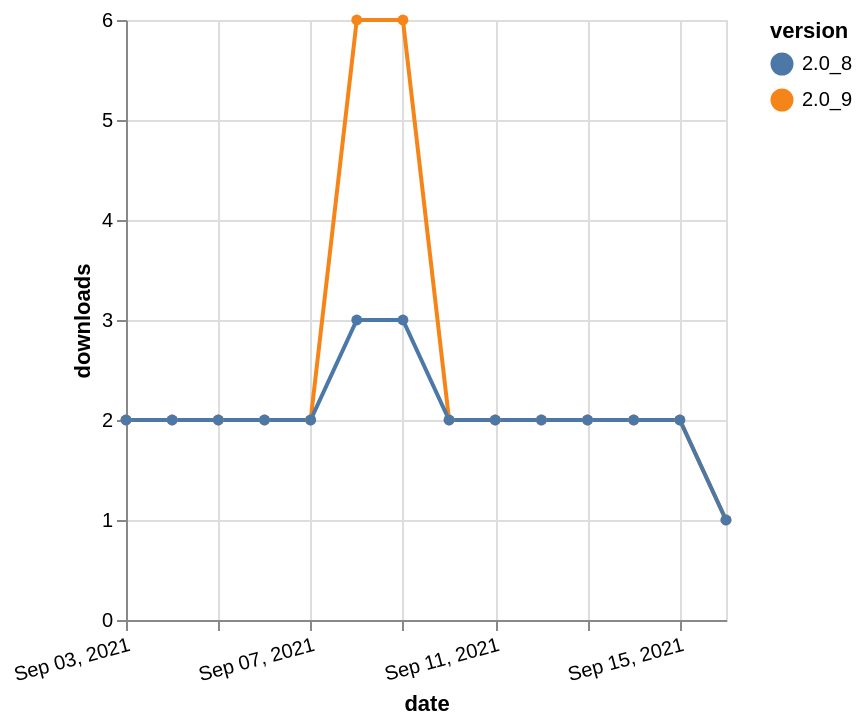

Vega-Lite specification stored for this chart:
### Vega-Lite specification from a JSON file in a GitHub repository (floating-point values rounded to 4 significant figures)
{"$schema": "https://vega.github.io/schema/vega-lite/v5.json", "description": "A simple bar chart with embedded data.", "data": {"values": [{"date": "2021-09-03", "total": 2719, "delta": 2, "version": "2.0_9"}, {"date": "2021-09-04", "total": 2721, "delta": 2, "version": "2.0_9"}, {"date": "2021-09-05", "total": 2723, "delta": 2, "version": "2.0_9"}, {"date": "2021-09-06", "total": 2725, "delta": 2, "version": "2.0_9"}, {"date": "2021-09-07", "total": 2727, "delta": 2, "version": "2.0_9"}, {"date": "2021-09-08", "total": 2733, "delta": 6, "version": "2.0_9"}, {"date": "2021-09-09", "total": 2739, "delta": 6, "version": "2.0_9"}, {"date": "2021-09-10", "total": 2741, "delta": 2, "version": "2.0_9"}, {"date": "2021-09-11", "total": 2743, "delta": 2, "version": "2.0_9"}, {"date": "2021-09-12", "total": 2745, "delta": 2, "version": "2.0_9"}, {"date": "2021-09-13", "total": 2747, "delta": 2, "version": "2.0_9"}, {"date": "2021-09-14", "total": 2749, "delta": 2, "version": "2.0_9"}, {"date": "2021-09-15", "total": 2751, "delta": 2, "version": "2.0_9"}, {"date": "2021-09-16", "total": 2752, "delta": 1, "version": "2.0_9"}, {"date": "2021-09-03", "total": 2298, "delta": 2, "version": "2.0_8"}, {"date": "2021-09-04", "total": 2300, "delta": 2, "version": "2.0_8"}, {"date": "2021-09-05", "total": 2302, "delta": 2, "version": "2.0_8"}, {"date": "2021-09-06", "total": 2304, "delta": 2, "version": "2.0_8"}, {"date": "2021-09-07", "total": 2306, "delta": 2, "version": "2.0_8"}, {"date": "2021-09-08", "total": 2309, "delta": 3, "version": "2.0_8"}, {"date": "2021-09-09", "total": 2312, "delta": 3, "version": "2.0_8"}, {"date": "2021-09-10", "total": 2314, "delta": 2, "version": "2.0_8"}, {"date": "2021-09-11", "total": 2316, "delta": 2, "version": "2.0_8"}, {"date": "2021-09-12", "total": 2318, "delta": 2, "version": "2.0_8"}, {"date": "2021-09-13", "total": 2320, "delta": 2, "version": "2.0_8"}, {"date": "2021-09-14", "total": 2322, "delta": 2, "version": "2.0_8"}, {"date": "2021-09-15", "total": 2324, "delta": 2, "version": "2.0_8"}, {"date": "2021-09-16", "total": 2325, "delta": 1, "version": "2.0_8"}]}, "width": "container", "mark": {"type": "line", "point": {"filled": true}}, "encoding": {"x": {"field": "date", "type": "temporal", "timeUnit": "yearmonthdate", "title": "date", "axis": {"labelAngle": -15}}, "y": {"field": "delta", "type": "quantitative", "title": "downloads"}, "color": {"field": "version", "type": "nominal"}, "tooltip": {"field": "delta"}}}
